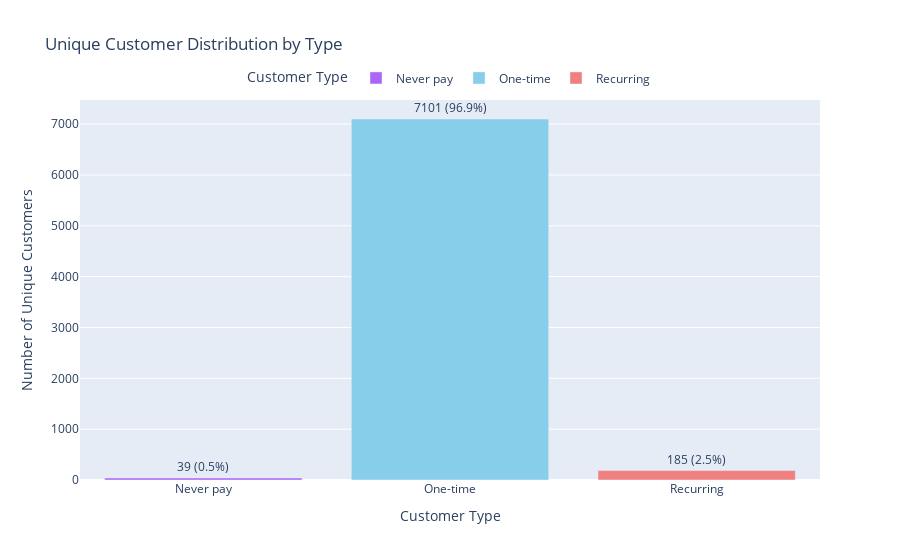

The notebook cell saved with this chart:
### Code cell
# Count unique customers for each customer type
unique_customer_counts = agg_orders.groupby(
    'Customer Type')['CustomerID'].nunique().reset_index()
unique_customer_counts.columns = ['Customer Type', 'Unique Customers']

# Calculate percentages
total_customers = unique_customer_counts['Unique Customers'].sum()
unique_customer_counts['Percentage'] = (
    unique_customer_counts['Unique Customers'] / total_customers) * 100

# Create an interactive bar chart
fig = px.bar(unique_customer_counts,
             x='Customer Type',
             y='Unique Customers',
             text=unique_customer_counts.apply(
                 lambda row: f"{row['Unique Customers']} ({row['Percentage']:.1f}%)", axis=1),
             color='Customer Type',
             title='Unique Customer Distribution by Type',
             labels={'Unique Customers': 'Number of Unique Customers'},
             color_discrete_map={'Recurring': 'lightcoral', 'One-time': 'skyblue', 'Error: Missing Paid at': 'gray'})

# Adjust text position
fig.update_traces(textposition='outside')

# Move legend to the top middle
fig.update_layout(legend=dict(
    orientation="h", yanchor="bottom", y=1.02, xanchor="center", x=0.5))

# Show the interactive chart
fig.show()

### Figure 1 — Plotly figure (JSON) as saved in the notebook; plotly's stock layout.template omitted (floating-point values rounded to 4 significant figures)
{"data": [{"alignmentgroup": "True", "hovertemplate": "Customer Type=%{x}<br>Number of Unique Customers=%{y}<br>text=%{text}<extra></extra>", "legendgroup": "Never pay", "marker": {"color": "#ab63fa", "pattern": {"shape": ""}}, "name": "Never pay", "offsetgroup": "Never pay", "orientation": "v", "showlegend": true, "text": ["39 (0.5%)"], "textposition": "outside", "type": "bar", "x": ["Never pay"], "xaxis": "x", "y": [39], "yaxis": "y"}, {"alignmentgroup": "True", "hovertemplate": "Customer Type=%{x}<br>Number of Unique Customers=%{y}<br>text=%{text}<extra></extra>", "legendgroup": "One-time", "marker": {"color": "skyblue", "pattern": {"shape": ""}}, "name": "One-time", "offsetgroup": "One-time", "orientation": "v", "showlegend": true, "text": ["7101 (96.9%)"], "textposition": "outside", "type": "bar", "x": ["One-time"], "xaxis": "x", "y": [7101], "yaxis": "y"}, {"alignmentgroup": "True", "hovertemplate": "Customer Type=%{x}<br>Number of Unique Customers=%{y}<br>text=%{text}<extra></extra>", "legendgroup": "Recurring", "marker": {"color": "lightcoral", "pattern": {"shape": ""}}, "name": "Recurring", "offsetgroup": "Recurring", "orientation": "v", "showlegend": true, "text": ["185 (2.5%)"], "textposition": "outside", "type": "bar", "x": ["Recurring"], "xaxis": "x", "y": [185], "yaxis": "y"}], "layout": {"barmode": "relative", "legend": {"orientation": "h", "title": {"text": "Customer Type"}, "tracegroupgap": 0, "x": 0.5, "xanchor": "center", "y": 1.02, "yanchor": "bottom"}, "title": {"text": "Unique Customer Distribution by Type"}, "xaxis": {"anchor": "y", "categoryarray": ["Never pay", "One-time", "Recurring"], "categoryorder": "array", "domain": [0, 1], "title": {"text": "Customer Type"}}, "yaxis": {"anchor": "x", "domain": [0, 1], "title": {"text": "Number of Unique Customers"}}}}
